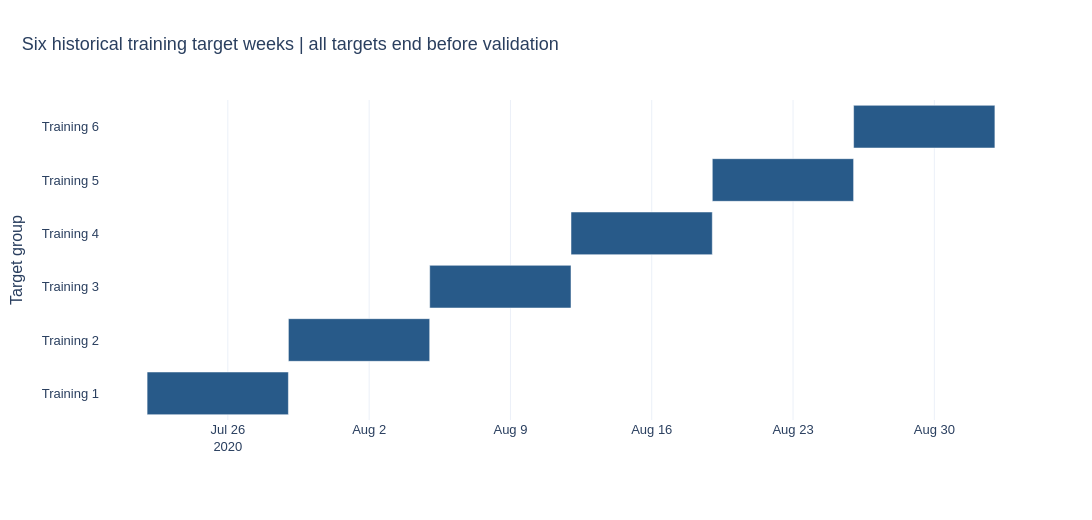

The notebook cell this image was saved under:
### Markdown cell above
## 2. Target windows

Training targets are six consecutive seven-day windows. Their 180-day histories precede their respective cutoff. The plotted bars show target weeks, rather than the longer feature-history windows.

### Code cell
timeline=schedule[['cutoff','target_end']].rename(columns={'cutoff':'start','target_end':'end'})
timeline['period']=[f'Training {i+1}' for i in range(len(timeline))]
fig=px.timeline(timeline,x_start='start',x_end='end',y='period',
    title='Six historical training target weeks | all targets end before validation',
    labels={'period':'Target group','start':'Inclusive start','end':'Exclusive end'})
show_figure(fig,PROJECT_ROOT,'training_windows')

### Figure 1 — Plotly figure (JSON) as saved in the notebook; plotly's stock layout.template omitted (floating-point values rounded to 4 significant figures)
{"data": [{"base": ["2020-07-22T00:00:00.000000", "2020-07-29T00:00:00.000000", "2020-08-05T00:00:00.000000", "2020-08-12T00:00:00.000000", "2020-08-19T00:00:00.000000", "2020-08-26T00:00:00.000000"], "hovertemplate": "Inclusive start=%{base}<br>Exclusive end=%{x}<br>Target group=%{y}<extra></extra>", "legendgroup": "", "marker": {"color": "#285A89", "pattern": {"shape": ""}}, "name": "", "orientation": "h", "showlegend": false, "textposition": "auto", "type": "bar", "x": [604800000, 604800000, 604800000, 604800000, 604800000, 604800000], "xaxis": "x", "y": ["Training 1", "Training 2", "Training 3", "Training 4", "Training 5", "Training 6"], "yaxis": "y"}], "layout": {"barmode": "overlay", "colorway": ["#285A89", "#B67824", "#687B38", "#9B596D", "#78629A"], "font": {"family": "Arial", "size": 13}, "height": 520, "legend": {"orientation": "h", "tracegroupgap": 0, "x": 0, "y": 1.02, "yanchor": "bottom"}, "margin": {"b": 100, "l": 100, "r": 50, "t": 100}, "title": {"font": {"size": 18}, "text": "Six historical training target weeks | all targets end before validation", "x": 0.02, "xanchor": "left"}, "width": 1100, "xaxis": {"anchor": "y", "domain": [0, 1], "type": "date"}, "yaxis": {"anchor": "x", "domain": [0, 1], "title": {"text": "Target group"}}}}
